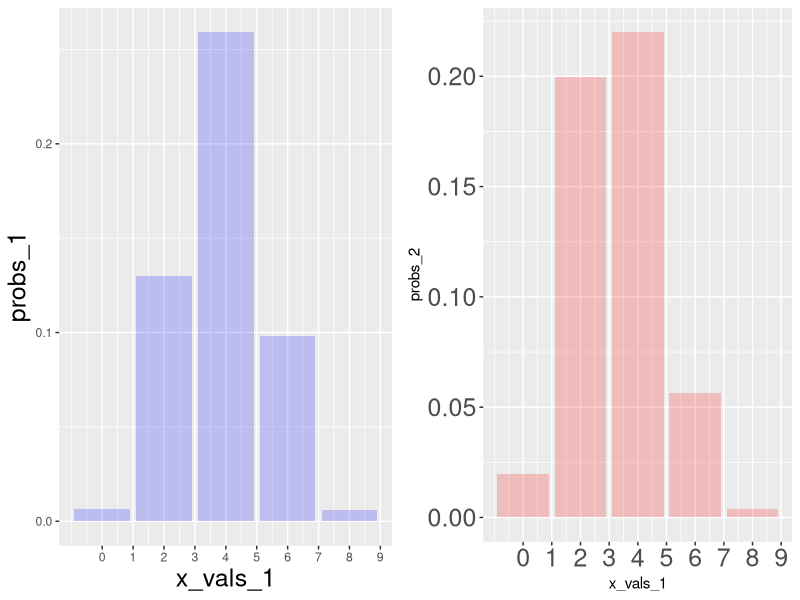
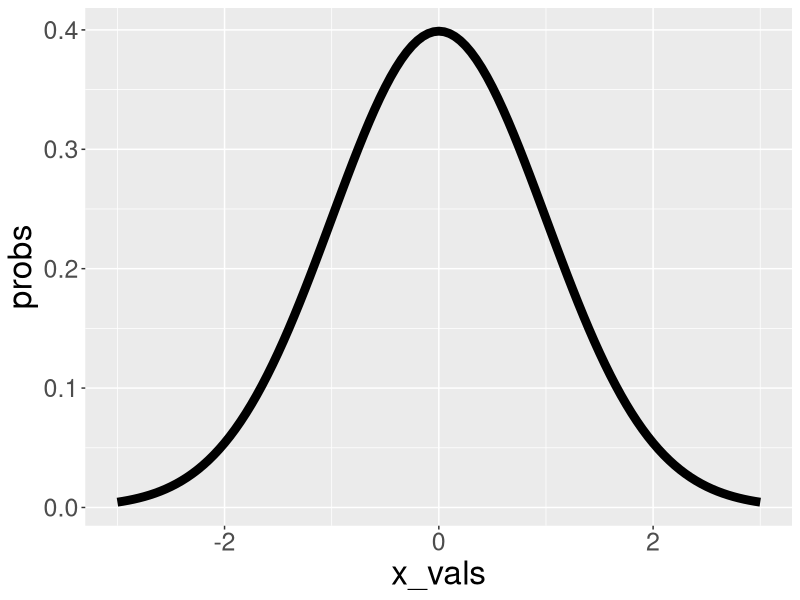
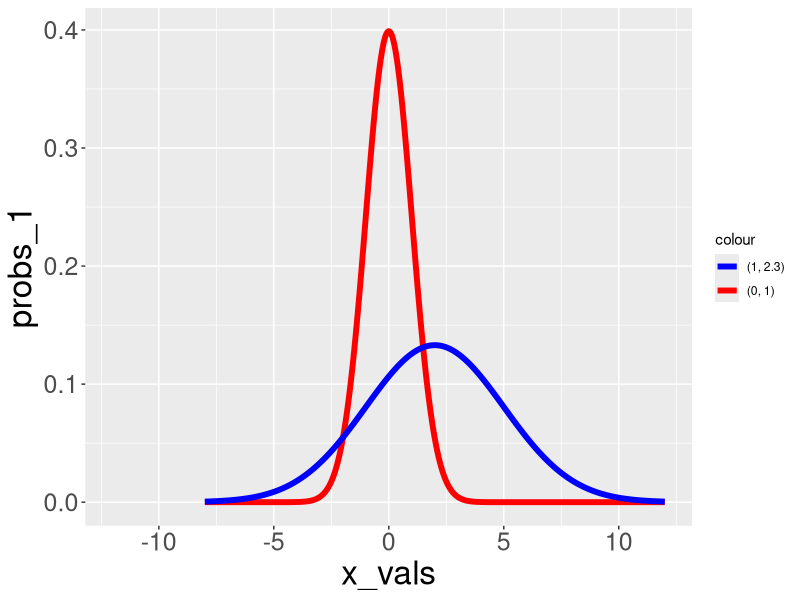
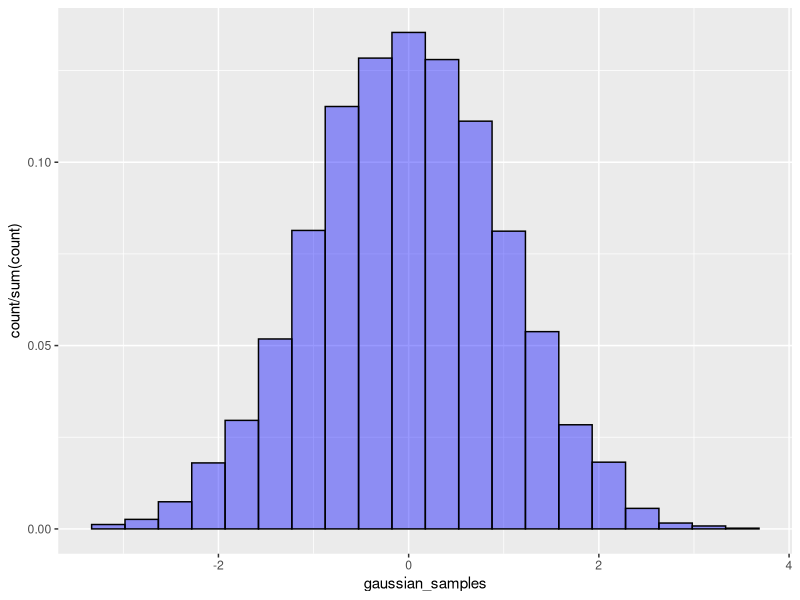

Write the R code that produced these figures, in order.
## ---- chunk 1
options(repos = c(CRAN = "https://cloud.r-project.org/"))

# options(repr.plot.width=12, repr.plot.height=6)
## ---- chunk 2
# install the package GridExtra
install.packages("gridExtra")
## ---- chunk 3
library(ggplot2)
library(gridExtra)
## ---- chunk 4
# Simulate 10 coin flips
coin_flips <- sample(c(0, 1), size=10, replace=TRUE, prob=c(0.5, 0.5))
coin_flips
## ---- chunk 5
# Cumulative sum of flips
cumulative_sum <- cumsum(coin_flips)
cumulative_sum
## ---- chunk 6
sample_space <- 1:6
probs <- c(0.3/6, 0.7/6, 2/6, 0.5/6, 0.2/6, 2.3/6)
## ---- chunk 7
roll_random_var <- sample(c(1, 2, 3, 4, 5, 6), size = 1, prob = c(0.3/6, 0.7/6, 2/6, 0.5/6, 0.2/6, 2.3/6))
roll_random_var
## ---- chunk 8
# Probability of observing 4 heads in 10 coin flips with a head probability of 0.3
dbinom(4, size=10, prob=0.3)
## ---- chunk 9
x_vals <- 0:10
probs <- dbinom(x_vals, size=10, prob=0.3)
probs
## ---- chunk 10
x_vals_1 <- seq(0, 9, 2)
probs_1 <- dbinom(x_vals_1, size = 9, prob = 0.43)
probs_2 <- dbinom(x_vals_1, size = 11, prob = 0.3)

plt_1 <- ggplot() +
  geom_bar(aes(x = x_vals_1, y = probs_1), stat = "identity", alpha = 0.2, fill = "blue") +
  theme(axis.title.x = element_text(size = 18), axis.title.y = element_text(size = 18)) +
  scale_x_continuous(breaks = 0: 10, labels = 0: 10)

plt_2 <- ggplot() +
  geom_bar(aes(x = x_vals_1, y = probs_2), stat = "identity", alpha = 0.2, fill = "red") +
  theme(axis.text.x = element_text(size = 18), axis.text.y = element_text(size = 18)) +
  scale_x_continuous(breaks = 0: 10, labels = 0: 10)
## ---- chunk 11
grid.arrange(plt_1, plt_2, ncol=2)
## ---- chunk 12

# Defining a sequence of x-values
x_vals = seq(-3, 3, 0.05)
x_vals
## ---- chunk 13
# Plotting the normal distribution
x_vals <- seq(-3, 3, 0.05)
probs <- dnorm(x_vals, mean = 0, sd = 1)

ggplot() +
  geom_line(aes(x = x_vals, y = probs), linewidth = 3) +
  theme(axis.title.x = element_text(size = 24), axis.title.y = element_text(size = 24)) +
  theme(axis.text.x = element_text(size = 18), axis.text.y = element_text(size = 18))
## ---- chunk 14
# Plotting multiple normal distributions to compare
x_vals <- seq(-8, 12, 0.05)
probs_1 <- dnorm(x_vals, mean = 0, sd = 1)
probs_2 <- dnorm(x_vals, mean = 2, sd = 3)
ggplot() +
  geom_line(aes(x = x_vals, y = probs_1, color = "red"), size = 2) +
  geom_line(aes(x = x_vals, y = probs_2, color = "blue"), size = 2) +
  xlim(-12, 12) +
  theme(axis.title.x = element_text(size = 24), axis.title.y = element_text(size = 24)) +
  theme(axis.text.x = element_text(size = 18), axis.text.y = element_text(size = 18)) +
  scale_color_manual(labels = c("(1, 2.3)", "(0, 1)"), values = c("blue", "red"))
## ---- chunk 15
# Generating a single random number from a standard normal distribution
rnorm(1, mean=0, sd=1)
## ---- chunk 16
# Sampling 5000 data points from a standard normal distribution
gaussian_samples = rnorm(5000, mean=0, sd=1)
head(gaussian_samples, 10)  # Displaying the first 10 samples
## ---- chunk 17
# Creating a histogram of the sampled data points
ggplot() +
  geom_histogram(aes(x = gaussian_samples, y = after_stat(count / sum(count))), bins = 20, alpha = 0.4, fill = "blue", color = "black")
